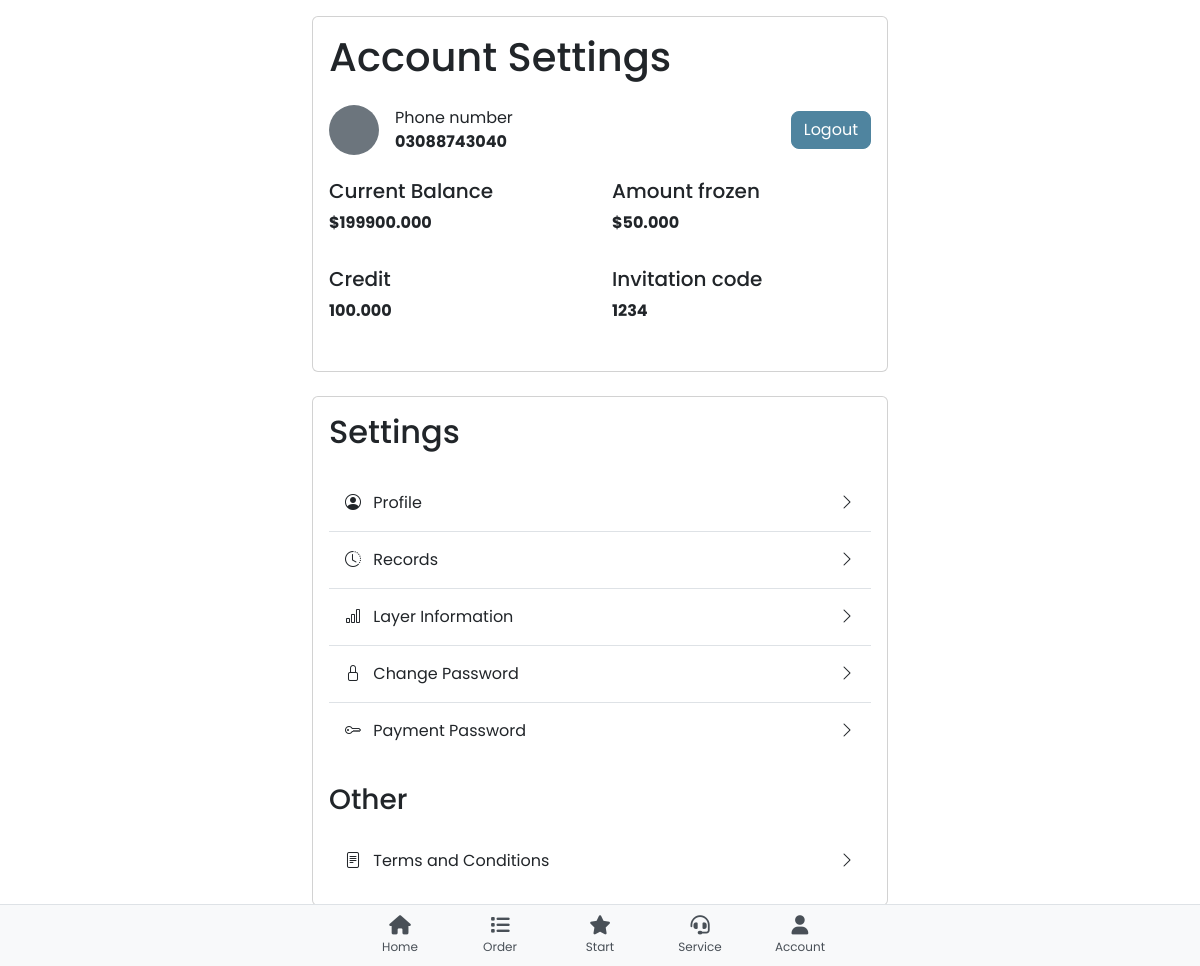
The page /account/ (signed in) on the database its author committed.
### profiles/models.py (models this page shows, shortened)
class UserProfile(models.Model):
    user = models.OneToOneField(CustomUser, on_delete=models.CASCADE)
    phone_number = models.CharField(max_length=15, blank=True)
    current_balance = models.DecimalField(max_digits=10, decimal_places=3, default=0)
    amount_frozen = models.DecimalField(max_digits=10, decimal_places=3, default=0)
    credit = models.DecimalField(max_digits=10, decimal_places=3, default=0)
    invitation_code = models.CharField(max_length=20, blank=True)
    daily_orders = models.IntegerField(default=38)
    commission_ratio = models.DecimalField(max_digits=4, decimal_places=2, default=1.00)
    completed_orders = models.IntegerField(default=0)
    commision_earned=models.DecimalField(max_digits=10, decimal_places=3, default=0, null=True,blank=True)
    layer_information = models.ForeignKey(Layer, on_delete=models.SET_DEFAULT, default=1)  # Assuming Layer 0 has id=1

### accounts/views.py (the view)
# urls.py: path('', views.setting,name='settings'),
@login_required
def setting(request):
    if request.user.is_authenticated:
        user= request.user
        try:
            user_profile = get_object_or_404(UserProfile, user=user)
            profile = get_object_or_404(Profile, user=user)
            context = {
                'current_balance': user_profile.current_balance,
                'amount_frozen': user_profile.amount_frozen,
                'credit': user_profile.credit,
                'invitation_code':user_profile.invitation_code,
                'phone_number':user_profile.phone_number,
                'avatar': profile.avatar.url,
                'base_url': settings.BASE_URL,
            }
            return render(request, 'accounts/settings.html', context )
        except:
            return render(request, 'users/login.html' )
    else:
        return render(request, 'users/login.html')

### templates/accounts/settings.html (shortened to what this page needs)
{% extends "plentyone/base.html" %}
{% block content %}
<div class="card mb-4">
    <div class="card-body">
        <h1 class="card-title mb-4">Account Settings</h1>
        <div class="d-flex justify-content-between align-items-center mb-4">
            <div class="d-flex align-items-center">
                {% if avatar %}
                <div class="bg-secondary rounded-circle me-3"
                     style="width: 50px; height: 50px; background-image: url('{{ base_url }}{{ avatar }}'); background-size: cover; background-position: center;">
                </div>
                {% else %}
                <div class="bg-secondary rounded-circle d-flex align-items-center justify-content-center me-3"
                     style="width: 50px; height: 50px; font-size: 24px;">
                    😊
                </div>
                {% endif %}
                <div>
                    <p class="mb-0">Phone number</p>
                    <p class="mb-0 fw-bold">{{ phone_number }}</p>
                </div>
            </div>
            {% if user.is_authenticated %}
                <a href="{% url 'logout' %}">
                    <button class="btn btn-primary" style="background-color: #4f849f; border-color: #4f849f;">Logout</button>
                </a>
            {% endif %}
        </div>
        <div class="row">
            <div class="col-md-6 mb-3">
                <h5>Current Balance</h5>
                <p class="fw-bold">${{ current_balance }}</p>
            </div>
            <div class="col-md-6 mb-3">
                <h5>Amount frozen</h5>
                <p class="fw-bold">${{ amount_frozen }}</p>
            </div>
            <div class="col-md-6 mb-3">
                <h5>Credit</h5>
                <p class="fw-bold">{{ credit }}</p>
            </div>
            <div class="col-md-6 mb-3">
                <h5>Invitation code</h5>
                <p class="fw-bold">{{ invitation_code }}</p>
            </div>
        </div>
    </div>
</div>
<div class="card">
    <div class="card-body">
        <h2 class="card-title mb-4">Settings</h2>
        <ul class="list-group list-group-flush">
            <li class="list-group-item d-flex justify-content-between align-items-center py-3"
                onclick="location.href='{% url 'accounts:profile' %}';" style="cursor: pointer;">
                <div>
                    <i class="bi bi-person-circle me-2"></i>
                    <span>Profile</span>
                </div>
                <i class="bi bi-chevron-right"></i>
            </li>
            <li class="list-group-item d-flex justify-content-between align-items-center py-3"
                onclick="location.href='{% url 'accounts:records' %}';" style="cursor: pointer;">
                <div>
                    <i class="bi bi-clock-history me-2"></i>
                    <span>Records</span>
                </div>
                <i class="bi bi-chevron-right"></i>
            </li>
            <li class="list-group-item d-flex justify-content-between align-items-center py-3"
                onclick="location.href='{% url 'accounts:layer_information' %}';" style="cursor: pointer;">
                <div>
                    <i class="bi bi-bar-chart me-2"></i>
                    <span>Layer Information</span>
                </div>
                <i class="bi bi-chevron-right"></i>
            </li>
            <li class="list-group-item d-flex justify-content-between align-items-center py-3"
                onclick="location.href='{% url 'accounts:change_password' %}';" style="cursor: pointer;">
                <div>
                    <i class="bi bi-lock me-2"></i>
                    <span>Change Password</span>
                </div>
                <i class="bi bi-chevron-right"></i>
            </li>
            <li class="list-group-item d-flex justify-content-between align-items-center py-3"
                onclick="location.href='{% url 'accounts:payment_password' %}';" style="cursor: pointer;">
                <div>
                    <i class="bi bi-key me-2"></i>
                    <span>Payment Password</span>
                </div>
                <i class="bi bi-chevron-right"></i>
            </li>
        </ul>
        <h3 class="mt-4 mb-3">Other</h3>
        <ul class="list-group list-group-flush">
            <li class="list-group-item d-flex justify-content-between align-items-center py-3"
                onclick="location.href='{% url 'accounts:terms' %}';" style="cursor: pointer;">
                <div>
                    <i class="bi bi-file-text me-2"></i>
                    <span>Terms and Conditions</span>
                </div>
                <i class="bi bi-chevron-right"></i>
            </li>
        </ul>
    </div>
</div>
{% endblock %}
{% block extra_css %}
<link rel="stylesheet" href="https://cdn.jsdelivr.net/npm/bootstrap-icons@1.7.2/font/bootstrap-icons.css">
{% endblock %}

### templates/plentyone/base.html (style rules this page uses)
body { font-family: 'Poppins', sans-serif; padding-bottom: 60px; }
.btn-primary { background-color: #2c8a9c; border-color: #2c8a9c; border-radius: 8px; }

### rows shown on the page
UserProfile: phone_number "03088743040", current_balance "199900.000", amount_frozen "50.000", credit "100.000", invitation_code "1234"
